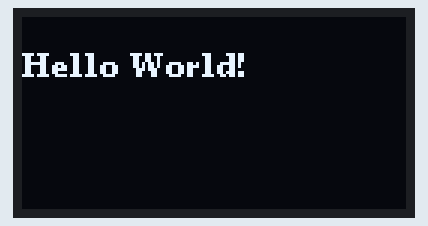
Simulated run of this sketch. Board: Arduino Uno, built with avr-gcc and run on an emulated ATmega328P. Parts: 128×64 one-colour display.

Above: at 0.3 s.

The sketch:

ssh1106-i2c.ino
```cpp
#include <U8g2lib.h>
#include <Wire.h>

// 128 x 64
U8G2_SH1106_128X64_NONAME_1_HW_I2C u8g2(U8G2_R0, U8X8_PIN_NONE);


void setup() {
  u8g2.begin();
}

void loop() {
  u8g2.firstPage();
  do {
    u8g2.setFont(u8g2_font_ncenB08_tr);
    u8g2.drawStr(0, 20, "Hello World!");
  } while (u8g2.nextPage());

  delay(1000);
}
```
